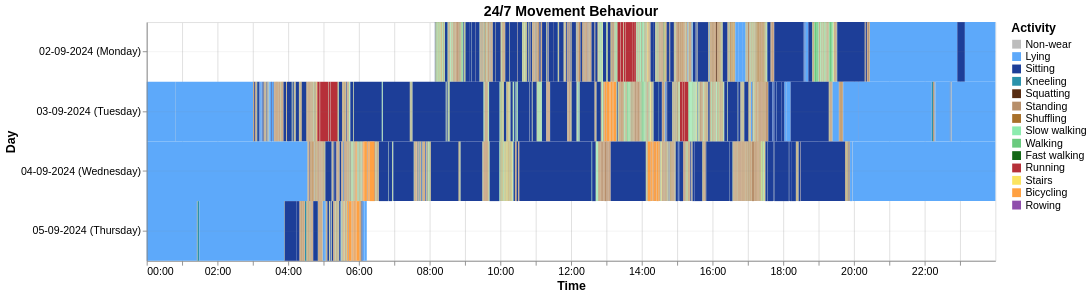

Notebook source saved alongside this figure:
### Code cell
plot

### Figure 1 — Vega specification as saved in the notebook (floating-point values rounded to 4 significant figures; data arrays with more than 128 entries replaced by an {"elided": "..."} marker saying what was removed)
{"$schema": "https://vega.github.io/schema/vega/v6.json", "data": [{"name": "source_0", "values": {"elided": "7074 records"}, "transform": [{"type": "formula", "expr": "toDate(datum['hoursminutesseconds_start_time'])", "as": "hoursminutesseconds_start_time"}, {"type": "formula", "expr": "toDate(datum['hoursminutesseconds_end_time'])", "as": "hoursminutesseconds_end_time"}]}, {"name": "source_0_y_domain_y_label", "values": [{"y_label": "02-09-2024 (Monday)"}, {"y_label": "03-09-2024 (Tuesday)"}, {"y_label": "04-09-2024 (Wednesday)"}, {"y_label": "05-09-2024 (Thursday)"}]}], "marks": [{"type": "rect", "name": "marks", "from": {"data": "source_0"}, "encode": {"update": {"x": {"field": "hoursminutesseconds_start_time", "scale": "x"}, "tooltip": {"signal": "{\"Start Time\": timeFormat(datum[\"hoursminutesseconds_start_time\"], \"%H:%M\"), \"Activity\": isValid(datum[\"activity\"]) ? isArray(datum[\"activity\"]) ? join(datum[\"activity\"], '\\n') : datum[\"activity\"] : \"\"+datum[\"activity\"], \"Duration (min)\": format(datum[\"duration\"], \".2f\")}"}, "height": {"signal": "max(0.25, bandwidth('y'))"}, "opacity": {"value": 1}, "fill": {"field": "activity", "scale": "color"}, "x2": {"field": "hoursminutesseconds_end_time", "scale": "x"}, "y": {"field": "y_label", "scale": "y"}}}, "style": ["rect"]}], "scales": [{"name": "x", "type": "time", "domain": {"data": "source_0", "fields": ["hoursminutesseconds_start_time", "hoursminutesseconds_end_time"]}, "range": [0, {"signal": "width"}]}, {"name": "y", "type": "band", "domain": {"data": "source_0_y_domain_y_label", "field": "y_label"}, "range": [0, {"signal": "height"}], "paddingOuter": 0, "paddingInner": 0}, {"name": "color", "type": "ordinal", "domain": ["Non-wear", "Lying", "Sitting", "Kneeling", "Squatting", "Standing", "Shuffling", "Slow walking", "Walking", "Fast walking", "Running", "Stairs", "Bicycling", "Rowing"], "range": ["#BDBDBD", "#5DA9FA", "#1D3E98", "#2A92AB", "#572C12", "#B78F6B", "#A8702A", "#8CECAE", "#6ACA7E", "#146817", "#B63039", "#FBE460", "#FFA142", "#8F4EAC"]}], "axes": [{"scale": "x", "orient": "bottom", "aria": false, "tickMinStep": {"signal": "datetime(2001, 0, 1, 0, 0, 1, 0) - datetime(2001, 0, 1, 0, 0, 0, 0)"}, "maxExtent": 0, "domain": false, "zindex": 0, "ticks": false, "tickCount": {"signal": "ceil(width/40)"}, "minExtent": 0, "grid": true, "labels": false, "gridScale": "y"}, {"scale": "y", "aria": false, "minExtent": 0, "zindex": 1, "gridScale": "x", "domain": false, "gridOpacity": 0.1, "gridColor": "gray", "maxExtent": 0, "ticks": false, "labels": false, "orient": "left", "grid": true}, {"scale": "x", "labelFlush": true, "orient": "bottom", "labelOverlap": true, "tickCount": {"signal": "ceil(width/40)"}, "tickMinStep": {"signal": "datetime(2001, 0, 1, 0, 0, 1, 0) - datetime(2001, 0, 1, 0, 0, 0, 0)"}, "zindex": 0, "ticks": true, "grid": false, "format": "%H:%M", "title": "Time", "labelFontSize": 12, "titleFontSize": 14}, {"scale": "y", "title": "Day", "ticks": true, "titleFontSize": 14, "orient": "left", "grid": false, "labelFontSize": 12, "zindex": 1}], "title": {"text": "24/7 Movement Behaviour", "fontSize": 16, "frame": "group"}, "padding": 5, "width": 960, "style": "cell", "background": "white", "height": 270, "legends": [{"labelFontSize": 12, "title": "Activity", "titleFontSize": 14, "fill": "color", "symbolType": "square", "encode": {"symbols": {"update": {"opacity": {"value": 1}}}}}]}
